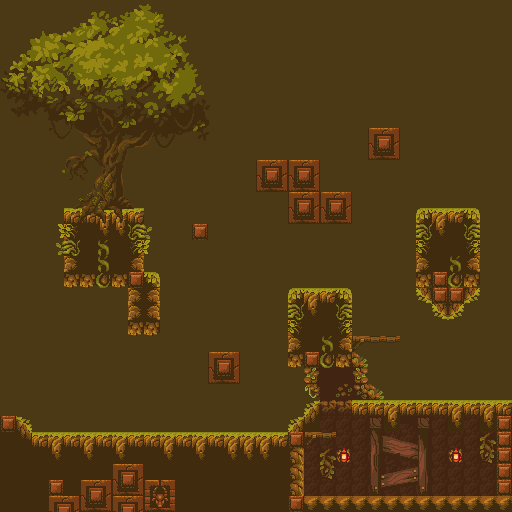

Tiled map render using the project's own tile images. Description and the map definition, with tile-layer contents summarised, below:
An orthogonal 32x32 tile map with 16x16 px tiles, 2 tile layers (tile_map_0, tile_map_1), 4 hidden layers not drawn, 4 tilesets and 6 objects (transition_spawn_0, transition_0, trigger_0, trigger_1, enemy_0, ...).

<map version="1.9" tiledversion="1.9.2" orientation="orthogonal" renderorder="right-down" width="32" height="32" tilewidth="16" tileheight="16" infinite="0" backgroundcolor="#4b3916" nextlayerid="22" nextobjectid="11">
 <editorsettings>
  <export target="../../../tiled_doc_stuff/output/test.csv" format="csv" />
 </editorsettings>
 <properties>
  <property name="bg_layers" type="int" value="2" />
  <property name="fg_layers" type="int" value="1" />
  <property name="name" value="test" />
  <property name="tile_map_layers" type="int" value="2" />
 </properties>
 <tileset firstgid="1" source="../tsx_data/tileset.tsx" />
 <tileset firstgid="241" source="../tsx_data/props.tsx" />
 <tileset firstgid="257" source="../tsx_data/collision.tsx" />
 <tileset firstgid="264" source="../tsx_data/enemies.tsx" />
 <objectgroup id="20" name="transition_spawn">
  <object id="8" name="transition_spawn_0" x="496" y="400">
   <properties>
    <property name="index" type="int" value="0" />
   </properties>
   <point />
  </object>
 </objectgroup>
 <objectgroup id="19" name="transition">
  <object id="7" name="transition_0" x="512" y="0" width="48" height="400">
   <properties>
    <property name="direction" value="right" />
    <property name="index" type="int" value="0" />
    <property name="room_to" value="test_other" />
    <property name="transition_to" type="int" value="0" />
   </properties>
  </object>
 </objectgroup>
 <imagelayer id="8" name="bg_0" visible="0" parallaxx="0.3" parallaxy="0" repeatx="1">
  <image source="../../graphics/background.png" width="192" height="240" />
 </imagelayer>
 <imagelayer id="9" name="bg_1" visible="0" parallaxx="0.5" parallaxy="0" repeatx="1">
  <image source="../../graphics/middleground.png" width="384" height="240" />
 </imagelayer>
 <layer id="16" name="tile_map_0" width="32" height="32">
  <data>[1024 cells, 303 non-empty, 72 distinct tile ids]</data>
 </layer>
 <layer id="17" name="tile_map_1" width="32" height="32">
  <data>[1024 cells, 11 non-empty, 8 distinct tile ids]</data>
 </layer>
 <objectgroup id="21" name="interactables" />
 <objectgroup id="11" name="enemy_trigger">
  <object id="5" name="trigger_0" x="352.75" y="444.75" width="106.75" height="51.25">
   <properties>
    <property name="index" type="int" value="0" />
   </properties>
  </object>
  <object id="6" name="trigger_1" x="31" y="127" width="147" height="81.5">
   <properties>
    <property name="index" type="int" value="1" />
   </properties>
  </object>
 </objectgroup>
 <objectgroup id="12" name="enemies">
  <object id="9" name="enemy_0" gid="264" x="464" y="496" width="32" height="32">
   <properties>
    <property name="index" type="int" value="0" />
   </properties>
  </object>
  <object id="10" name="enemy_1" gid="265" x="80" y="208" width="48" height="32">
   <properties>
    <property name="index" type="int" value="1" />
   </properties>
  </object>
 </objectgroup>
 <imagelayer id="14" name="fg_0" visible="0" parallaxx="0" parallaxy="0">
  <image source="../../graphics/vingette.png" width="640" height="360" />
 </imagelayer>
 <layer id="1" name="collision" width="32" height="32" visible="0">
  <data>[1024 cells, 1024 non-empty, 7 distinct tile ids]</data>
 </layer>
</map>
